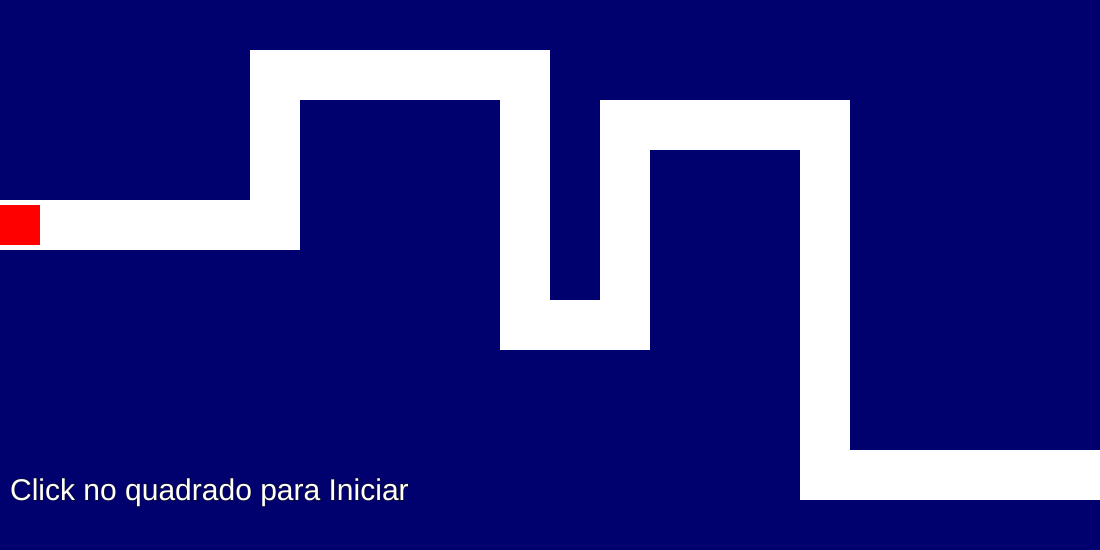
Frame 1 (no input)
Frame 60 (no input): identical to frame 1, image omitted
Frame 120 (the mouse pressed at the canvas centre since frame 60): identical to frame 1, image omitted

The p5.js sketch that drew this single still picture (run headless with seeded random() and noise() and a simulated clock; from frame 60 on, the mouse is pressed at the canvas centre):

// p5.js sketch
// ── sketch.js
let screenSize = {
	width: 1100,
	height: 550
};

function setup() {
	createCanvas(screenSize.width, screenSize.height);
}

let wall1 = {
	posX: 0,
	posY: 0,
	width: 250,
	height: 200,
}

let wall2 = {
	posX: 0,
	posY: 250,
	width: 300,
	height: 300,
}

let wall3 = {
	posX: 250,
	posY: 0,
	width: 300,
	height: 50,
}

let wall4 = {
	posX: 300,
	posY: 100,
	width: 200,
	height: 450,
}

let wall5 = {
	posX: 550,
	posY: 0,
	width: 50,
	height: 300,
}

let wall6 = {
	posX: 500,
	posY: 350,
	width: 150,
	height: 200,
}

let wall7 = {
	posX: 600,
	posY: 0,
	width: 250,
	height: 100,
}

let wall8 = {
	posX: 650,
	posY: 150,
	width: 150,
	height: 400,
}

let wall9 = {
	posX: 850,
	posY: 0,
	width: 250,
	height: 450,
}

let wall10 = {
	posX: 800,
	posY: 500,
	width: 300,
	height: 50,
}

let player = {
	posX: 0,
	posY: 205,
	width: 40,
	height: 40,
	color: "red",
}

let gameState = 0;

let colorBackground = 'white'

let wallColor = 'rgb(0, 0, 110)'

function draw() {

	clear(0, 0, screenSize.width, screenSize.height);

	background(colorBackground);

	if (gameState == 1) {
		player.posX = mouseX - player.width / 2
		player.posY = mouseY - player.height / 2
	}

	if (mouseIsPressed &&
		mouseX >= player.posX &&
		mouseX <= player.posX + player.width &&
		mouseY >= player.posY &&
		mouseY <= player.posY + player.height) {
		gameState = 1
	}

	fill(wallColor)
	noStroke()

	rect(wall1.posX, wall1.posY, wall1.width, wall1.height)
	rect(wall2.posX, wall2.posY, wall2.width, wall2.height)
	rect(wall3.posX, wall3.posY, wall3.width, wall3.height)
	rect(wall4.posX, wall4.posY, wall4.width, wall4.height)
	rect(wall5.posX, wall5.posY, wall5.width, wall5.height)
	rect(wall6.posX, wall6.posY, wall6.width, wall6.height)
	rect(wall7.posX, wall7.posY, wall7.width, wall7.height)
	rect(wall8.posX, wall8.posY, wall8.width, wall8.height)
	rect(wall9.posX, wall9.posY, wall9.width, wall9.height)
	rect(wall10.posX, wall10.posY, wall10.width, wall10.height)

	fill(player.color)
	rect(player.posX, player.posY, player.width, player.height)

	function collision() {
		for (i = 0; i <= 9; i++) {
			let allWalls = [wall1, wall2, wall3, wall4, wall5, wall6, wall7, wall8, wall9, wall10]

			if (player.posX < allWalls[i].posX + allWalls[i].width && player.posX + player.width > allWalls[i].posX && player.posY < allWalls[i].posY + allWalls[i].height && player.posY + player.height > allWalls[i].posY) {
				gameState = 0;
			}
		}
	}

	if (collision()) {
		gameState = 0;
	}

	if (gameState == 0) {

		wallColor = 'rgb(0, 0, 110)'
		player.posX = 0;
		player.posY = 205;

		fill('white')
		stroke(20)
		textSize(30)
		text("Click no quadrado para Iniciar", 10, 500)
	}

	if (gameState == 3) {

		wallColor = 'rgb(0, 255, 0)'

		fill('black')
		stroke(20)
		textSize(60)
		text('Você Ganhou!!! :)', 290, 230)
		text('Clique na tela para reiniciar o Jogo.', 80, 300)

		if (mouseIsPressed) {
			gameState = 0
		}

	}

	if (gameState == 1 && mouseX > screenSize.width - player.width / 2) {
		gameState = 3
	}
}
